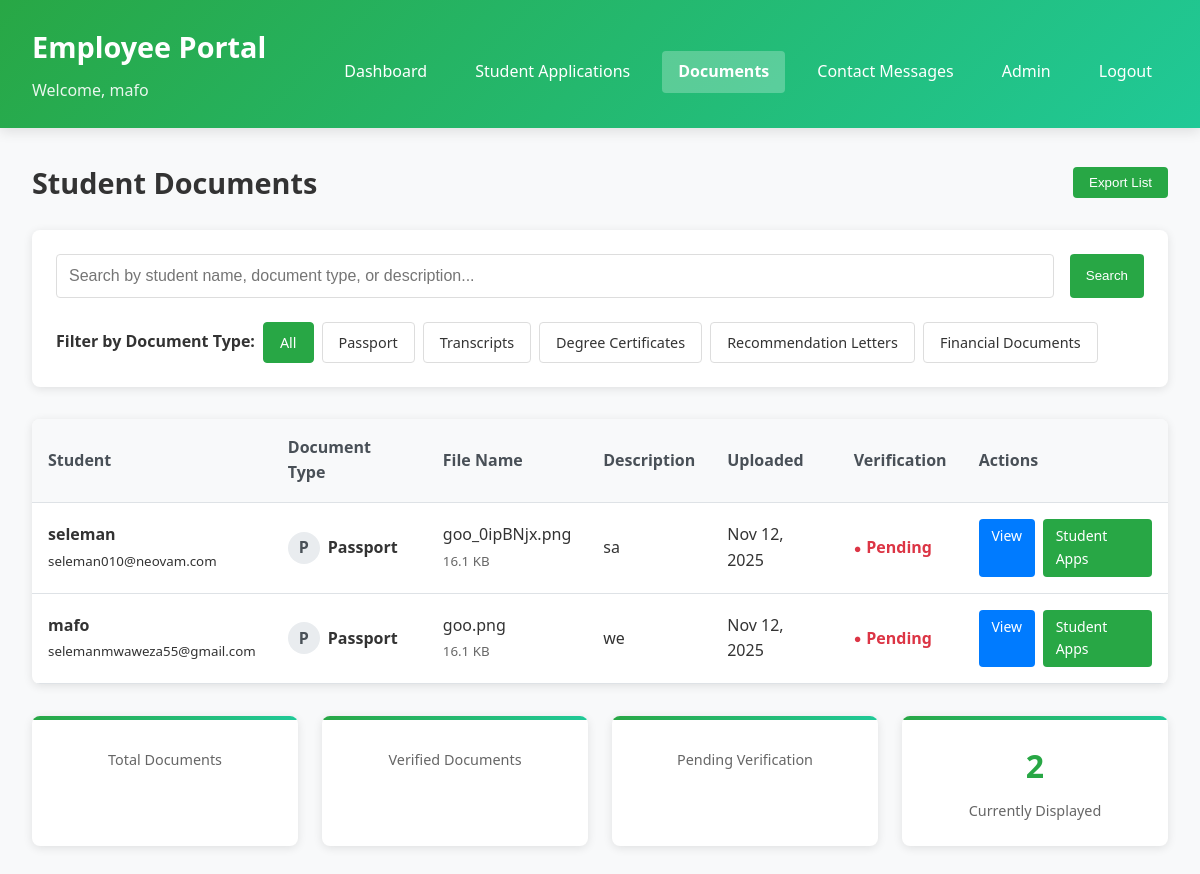
Page /employee/documents/ (signed in) on the committed database.
### student_portal/models.py (models this page shows, shortened)
class Document(models.Model):
    DOCUMENT_TYPES = [
        ('passport', 'Passport'),
        ('academic_transcript', 'Academic Transcript'),
        ('degree_certificate', 'Degree Certificate'),
        ('recommendation_letter', 'Recommendation Letter'),
        ('sop', 'Statement of Purpose'),
        ('cv', 'CV'),
        ('language_test', 'Language Test Results'),
        ('financial_documents', 'Financial Documents'),
    ]
    student = models.ForeignKey(User, on_delete=models.CASCADE)
    document_type = models.CharField(max_length=50, choices=DOCUMENT_TYPES)
    file = models.FileField(upload_to='documents/')
    description = models.TextField(blank=True)
    uploaded_at = models.DateTimeField(auto_now_add=True)
    is_verified = models.BooleanField(default=False)

### employee/views.py (the view, shortened to what this page needs)
# urls.py: path('documents/', views.document_list, name='document_list'),
@login_required
def document_list(request):
    documents = Document.objects.all().order_by('-uploaded_at')
    doc_type_filter = request.GET.get('doc_type')
    if doc_type_filter:
        documents = documents.filter(document_type=doc_type_filter)
    search_query = request.GET.get('search')
    context = {
        'documents': documents,
        'doc_type_filter': doc_type_filter,
        'search_query': search_query,
    }
    return render(request, 'employee/document_list.html', context)

### employee/templates/employee/document_list.html (shortened to what this page needs)
<!DOCTYPE html>
<html lang="en">
<head>
</head>
<body>
    <div class="header">
        <div class="header-content">
            <div>
                <h1>Employee Portal</h1>
                <div class="welcome-text">Welcome, {{ user.get_full_name|default:user.username }}</div>
            </div>
            <nav class="nav-menu">
                <a href="{% url 'employee:employee_dashboard' %}">Dashboard</a>
                <a href="{% url 'employee:student_application_list' %}">Student Applications</a>
                <a href="{% url 'employee:document_list' %}" class="active">Documents</a>
                <a href="{% url 'employee:contact_messages' %}">Contact Messages</a>
                <a href="{% url 'admin:index' %}">Admin</a>
                <a href="{% url 'employee:employee_logout' %}">Logout</a>
            </nav>
        </div>
    </div>
    <div class="container">
        <div class="page-header">
            <h2>Student Documents</h2>
            <div class="btn-group">
                <button class="btn btn-success" id="exportBtn">Export List</button>
            </div>
        </div>
        <div class="filters">
            <form method="get" class="search-box">
                <input type="text" name="search" placeholder="Search by student name, document type, or description..." value="{{ search_query|default:'' }}">
                <button type="submit" class="btn btn-success">Search</button>
            </form>
            <div class="doc-type-filters">
                <strong>Filter by Document Type:</strong>
                <a href="{% url 'employee:document_list' %}" class="filter-btn {% if not doc_type_filter %}active{% endif %}">All</a>
                <a href="?doc_type=passport" class="filter-btn {% if doc_type_filter == 'passport' %}active{% endif %}">Passport</a>
                <a href="?doc_type=academic_transcript" class="filter-btn {% if doc_type_filter == 'academic_transcript' %}active{% endif %}">Transcripts</a>
                <a href="?doc_type=degree_certificate" class="filter-btn {% if doc_type_filter == 'degree_certificate' %}active{% endif %}">Degree Certificates</a>
                <a href="?doc_type=recommendation_letter" class="filter-btn {% if doc_type_filter == 'recommendation_letter' %}active{% endif %}">Recommendation Letters</a>
                <a href="?doc_type=financial_documents" class="filter-btn {% if doc_type_filter == 'financial_documents' %}active{% endif %}">Financial Documents</a>
            </div>
        </div>
        <div class="table-container">
            {% if documents %}
            <table>
                <thead>
                    <tr>
                        <th>Student</th>
                        <th>Document Type</th>
                        <th>File Name</th>
                        <th>Description</th>
                        <th>Uploaded</th>
                        <th>Verification</th>
                        <th>Actions</th>
                    </tr>
                </thead>
                <tbody>
                    {% for doc in documents %}
                    <tr>
                        <td>
                            <strong>{{ doc.student.get_full_name|default:doc.student.username }}</strong><br>
                            <small>{{ doc.student.email }}</small>
                        </td>
                        <td>
                            <div style="display: flex; align-items: center;">
                                <span class="doc-type-icon">
                                    {% if doc.document_type == 'passport' %}P
                                    {% elif doc.document_type == 'academic_transcript' %}T
                                    {% elif doc.document_type == 'degree_certificate' %}D
                                    {% elif doc.document_type == 'recommendation_letter' %}R
                                    {% elif doc.document_type == 'financial_documents' %}F
                                    {% else %}D{% endif %}
                                </span>
                                <strong>{{ doc.get_document_type_display }}</strong>
                            </div>
                        </td>
                        <td>
                            {{ doc.file.name|slice:"12:" }}<br>
                            <small style="color: #666;">{{ doc.file.size|filesizeformat }}</small>
                        </td>
                        <td>
                            {% if doc.description %}
                                {{ doc.description|truncatewords:10 }}
                            {% else %}
                                <span style="color: #999;">No description</span>
                            {% endif %}
                        </td>
                        <td>{{ doc.uploaded_at|date:"M d, Y" }}</td>
                        <td>
                            {% if doc.is_verified %}
                                <span class="verified-badge">Verified</span>
                            {% else %}
                                <span class="pending-badge">Pending</span>
                            {% endif %}
                        </td>
                        <td>
                            <div class="btn-group">
                                <a href="{{ doc.file.url }}" target="_blank" class="btn btn-primary btn-sm">View</a>
                                <a href="{% url 'employee:student_application_list' %}?search={{ doc.student.username }}" class="btn btn-success btn-sm">Student Apps</a>
                            </div>
                        </td>
                    </tr>
                    {% endfor %}
                </tbody>
            </table>
            {% else %}
            <div class="empty-state">
                <h3>No Documents Found</h3>
                <p>{% if search_query or doc_type_filter %}Try adjusting your search criteria{% else %}No documents have been uploaded yet.{% endif %}</p>
            </div>
            {% endif %}
        </div>
        <div class="stats-grid">
            <div class="stat-card">
                <div class="stat-label">Total Documents</div>
            </div>
            <div class="stat-card">
                <div class="stat-label">Verified Documents</div>
            </div>
            <div class="stat-card">
                <div class="stat-label">Pending Verification</div>
            </div>
            <div class="stat-card">
                <div class="stat-number">{{ documents.count }}</div>
                <div class="stat-label">Currently Displayed</div>
            </div>
        </div>
    </div>
</body>
</html>

### employee/templates/employee/document_list.html (style rules this page uses)
* { margin: 0; padding: 0; box-sizing: border-box; }
body { font-family: 'Segoe UI', Tahoma, Geneva, Verdana, sans-serif; background-color: #f8f9fa; line-height: 1.6; color: #333; }
.header { background: linear-gradient(135deg, #28a745, #20c997); color: white; padding: 1.5rem 2rem; box-shadow: 0 4px 12px rgba(0,0,0,0.1); }
.header-content { display: flex; justify-content: space-between; align-items: center; flex-wrap: wrap; }
.header h1 { font-size: 1.8rem; margin-bottom: 0.5rem; }
.welcome-text { font-size: 1rem; opacity: 0.9; }
.nav-menu { display: flex; gap: 1rem; margin-top: 1rem; flex-wrap: wrap; }
.nav-menu a { color: white; text-decoration: none; padding: 0.5rem 1rem; border-radius: 4px; transition: all 0.3s ease; font-weight: 500; }
.nav-menu a.active { background: rgba(255,255,255,0.25); font-weight: bold; }
.container { max-width: 1400px; margin: 2rem auto; padding: 0 2rem; }
.page-header { display: flex; justify-content: space-between; align-items: center; margin-bottom: 1.5rem; flex-wrap: wrap; }
.page-header h2 { color: #333; font-size: 1.8rem; }
.filters { background: white; padding: 1.5rem; border-radius: 8px; margin-bottom: 2rem; box-shadow: 0 2px 10px rgba(0,0,0,0.1); }
.search-box { display: flex; gap: 1rem; margin-bottom: 1.5rem; flex-wrap: wrap; }
.search-box input { flex: 1; padding: 0.75rem; border: 1px solid #ddd; border-radius: 4px; min-width: 250px; font-size: 1rem; transition: border-color 0.3s; }
.doc-type-filters { display: flex; gap: 0.5rem; flex-wrap: wrap; align-items: center; }
.filter-btn { padding: 0.5rem 1rem; border: 1px solid #ddd; border-radius: 4px; background: white; cursor: pointer; text-decoration: none; color: #333; transition: all 0.3s ease; font-size: 0.9rem; }
.filter-btn.active { background: #28a745; color: white; border-color: #28a745; }
.table-container { background: white; border-radius: 8px; overflow: hidden; box-shadow: 0 2px 10px rgba(0,0,0,0.1); margin-bottom: 2rem; }
table { width: 100%; border-collapse: collapse; }
th, td { padding: 1rem; text-align: left; border-bottom: 1px solid #dee2e6; }
th { background: #f8f9fa; font-weight: bold; color: #495057; position: sticky; top: 0; }
tr { transition: background-color 0.2s ease; }
.btn { padding: 0.5rem 1rem; border-radius: 4px; text-decoration: none; display: inline-block; border: none; cursor: pointer; font-weight: 500; transition: all 0.3s ease; }
.btn-primary { background: #007bff; color: white; }
.btn-success { background: #28a745; color: white; }
.btn-sm { padding: 0.4rem 0.8rem; font-size: 0.875rem; }
.btn-group { display: flex; gap: 0.5rem; }
.pending-badge { color: #dc3545; font-weight: bold; display: flex; align-items: center; gap: 0.3rem; }
.pending-badge::before { content: "●"; font-size: 0.8rem; }
.stats-grid { display: grid; grid-template-columns: repeat(auto-fit, minmax(200px, 1fr)); gap: 1.5rem; margin-top: 2rem; }
.stat-card { background: white; padding: 1.5rem; border-radius: 8px; text-align: center; box-shadow: 0 2px 10px rgba(0,0,0,0.1); transition: transform 0.3s ease, box-shadow 0.3s ease; position: relative; overflow: hidden; }
.stat-card::before { content: ''; position: absolute; top: 0; left: 0; width: 100%; height: 4px; background: linear-gradient(90deg, #28a745, #20c997); }
.stat-number { font-size: 2rem; font-weight: bold; color: #28a745; margin-bottom: 0.5rem; }
.stat-label { color: #666; font-size: 0.9rem; }
.doc-type-icon { display: inline-flex; align-items: center; justify-content: center; width: 32px; height: 32px; background: #e9ecef; border-radius: 50%; margin-right: 0.5rem; font-weight: bold; color: #495057; }

### rows in the picture
Document: student.get_full_name "seleman", student.email "seleman010@neovam.com", shows "P", document_type "Passport", file.name "goo_0ipBNjx.png", file.size|filesizeformat "16.1 KB", description "sa", uploaded_at "Nov 12, 2025", is_verified "Pending"
Document: student.get_full_name "mafo", student.email "selemanmwaweza55@gmail.com", shows "P", document_type "Passport", file.name "goo.png", file.size|filesizeformat "16.1 KB", description "we", uploaded_at "Nov 12, 2025", is_verified "Pending"

### other values in the picture
{{ user.get_full_name|default:user.username }} "mafo"
{{ documents.count }} "2"
